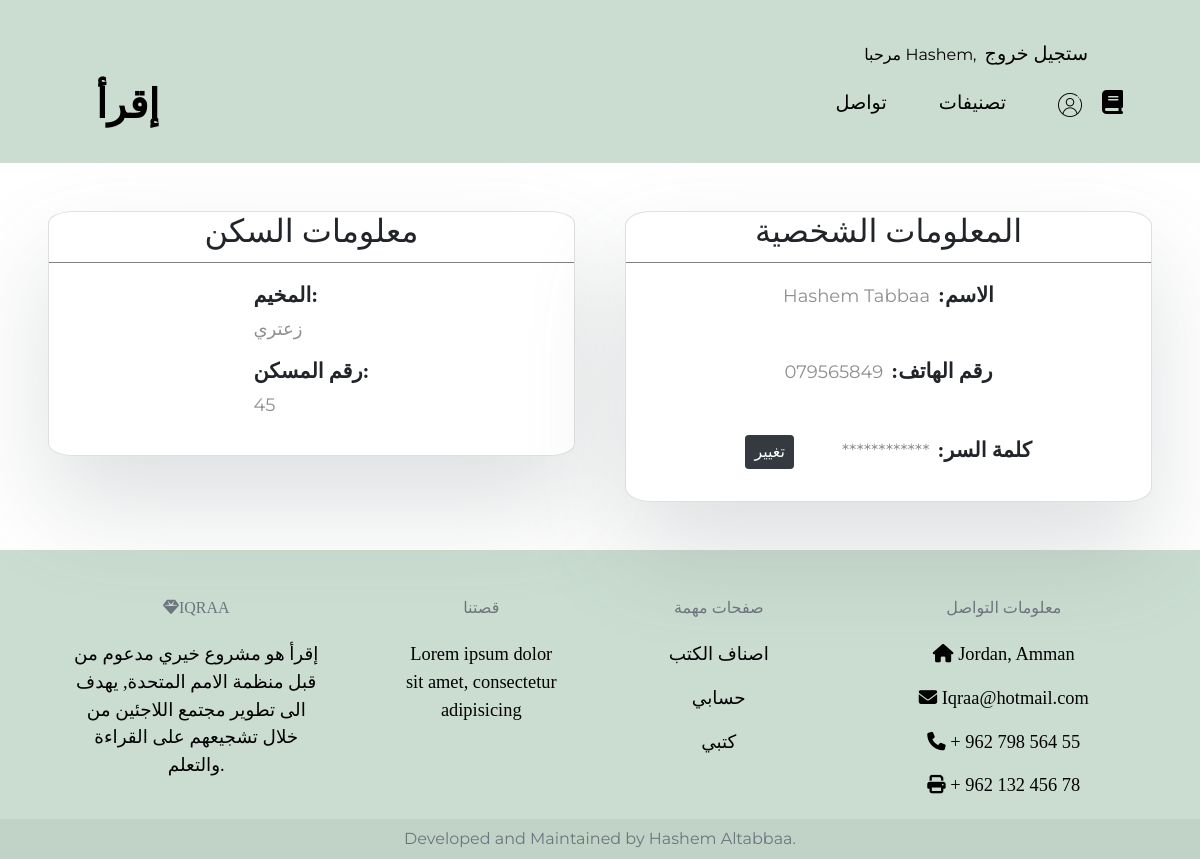
Page /account.php (signed in) on the committed database.
### tables this page shows
CREATE TABLE IF NOT EXISTS `refugee` (
  `refugee_id` int(11) NOT NULL AUTO_INCREMENT,
  `first_name` varchar(50) DEFAULT NULL,
  `last_name` varchar(50) NOT NULL,
  `phone_number` varchar(50) DEFAULT NULL,
  `password` varchar(50) DEFAULT NULL,
  `refugee_camp` varchar(50) NOT NULL,
  `resident_number` int(11) DEFAULT NULL,
  PRIMARY KEY (`refugee_id`)
);

### account.php (the view, shortened to what this page needs)
<?php
    include("./header.php");
    $pdo = db::getInstance();
    $sql = "SELECT * FROM refugee WHERE refugee.refugee_id = $_SESSION[id]";
    $stmt = $pdo-> prepare($sql);
    $stmt-> execute();
    $data = $stmt-> fetch();
    $data["refugee_camp"] = ($data["refugee_camp"] == "zaatri") ? "زعتري" : "الأزرق";
?>
<div class="accountPage d-flex p-5 ">
    <div class="addressInfo card">
        <h4 class="card-title">معلومات السكن</h4>
        <hr class="m-0">
        <div class="card-body text-left d-flex justify-content-between">
            <div class="changeAccountInfo addressInfoSection">
                <div class="Unhidden">
                    <h6 class="font-weight-bold text-left">المخيم: </h6>
                    <p><?php echo $data["refugee_camp"]?></p>
                    <h6 class="font-weight-bold">رقم المسكن:</h6>
                    <p><?php echo $data["resident_number"]?></p>
                </div>
            </div>
        </div>
    </div>
    <div class="securityAndlogin card">
        <h4 class="card-title">المعلومات الشخصية</h4>
        <hr class="m-0">
        <div class="card-body text-left">
            <div class="d-flex changeAccountInfo">
                <p><?php echo $data["first_name"]." ".$data["last_name"]?></p>
                <h6 class="font-weight-bold text-right ml-2"> :الاسم </h6>
            </div>
            <div class="d-flex changeAccountInfo">
                <p><?php echo $data["phone_number"]?></p>
                <h6 class="font-weight-bold ml-2"> :رقم الهاتف</h6>
            </div>
            <div class="d-flex changeAccountInfo">
                <button class="btn btn-dark btn-sm changebtn mr-5" id="changePassword">تغيير</button>
                <p>************</p>
                <h6 class="font-weight-bold text-right ml-2">:كلمة السر</h6>
            </div>
        </div>
    </div>
</div>
<?php
include("./footer.php");
?>

### styles/styles.css (style rules this page uses)
body { font-family: "Montserrat"; text-align: center; }
h1, h2, h3, h4, h5, h6 { font-family: "Montserrat-Bold"; }
p { color: #8f8f8f; }
hr { background-color: #8f8f8f; }
.card-body { display: flex; flex-direction: column; justify-content: space-between; align-items: center; }
.securityAndlogin, .addressInfo { width: 100%; height: fit-content; box-shadow: 0 50px 100px rgba(92, 99, 105, .2); border-radius: 5%; }
.accountPage { gap: 50px; flex-wrap: wrap; }
.accountPage .card-title { font-size: large; }
.changeAccountInfo { align-items: baseline; justify-content: space-between; }
.accountPage button { width: fit-content; font-size: 1.5em; height: fit-content; }
.accountPage h4 { font-size: 2em !important; }
.accountPage h6 { font-size: 1.65em; }
.accountPage p { font-size: 1.4em; }
@media (min-width: 1028px) { .accountPage { flex-wrap: nowrap; } }
@media (min-width: 1028px) { .accountPage p { font-size: large; } }
@media (min-width: 1028px) { .accountPage .card-title { gap: 1%; font-size: larger; } }
@media (min-width: 1028px) { .accountPage button { font-size: 1em; } }
@media (min-width: 1028px) { .accountPage h6 { font-size: 1.3em; } }

### rows in the picture
refugee: resident_number "45", first_name "Hashem", last_name "Tabbaa", phone_number "079565849"

### other values in the picture
$_SESSION["name"] "Hashem"
$data["refugee_camp"] "زعتري"
